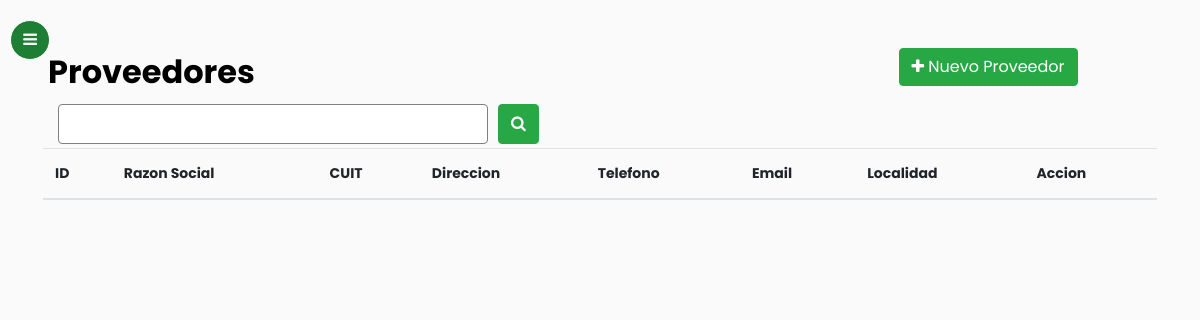
Before: /proveedores/ (signed in) with the older database file.
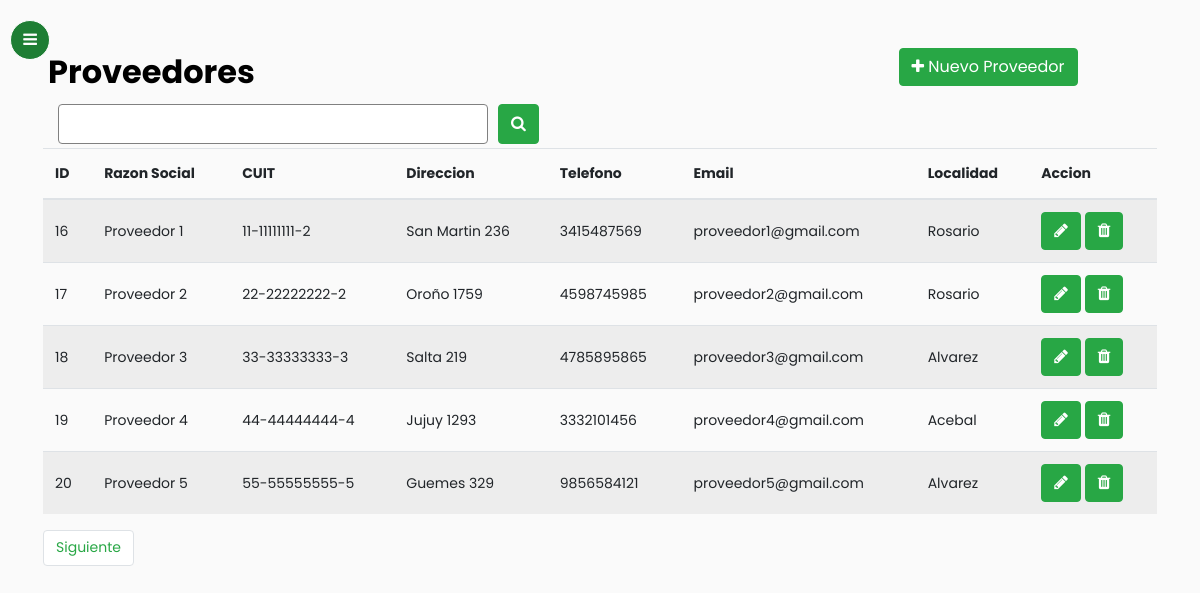
After: the same page with the newer database file.
### gestionStock/models.py (models this page shows, shortened)
class Proveedores(models.Model):
    razon_social = models.TextField(max_length = 30)
    cuit = models.TextField(max_length = 30)
    direccion = models.TextField(max_length = 30)
    telefono = models.TextField(max_length = 30)
    email = models.EmailField()
    localidad = models.ForeignKey(Localidades, on_delete = models.CASCADE)
    class Meta:
        verbose_name_plural = "Proveedores"

class Localidades(models.Model):
    nombre = models.TextField(max_length = 30)
    provincia = models.ForeignKey(Provincias, on_delete = models.CASCADE)
    cod_postal = models.TextField(max_length = 30, null = True)
    class Meta:
        verbose_name_plural = "Localidades"
    def __str__(self):
        return self.nombre

### gestionStock/views.py (the view)
# urls.py: path('proveedores/', login_required(views.ProveedoresList.as_view()), name="proveedor_list"),
class ProveedoresList(ListView):
    model = Proveedores
    queryset = model.objects.all()
    context_object_name = "proveedores"
    template_name = "proveedores.html"
    paginate_by = 5
    def get_queryset(self): # new
        query = self.request.GET.get('buscar')
        if query:
            object_list = Proveedores.objects.filter(
                Q(razon_social__icontains=query) | Q(cuit__icontains=query)
            )
        else:
            object_list = Proveedores.objects.all()
        return object_list

### gestionStock/templates/proveedores.html (shortened to what this page needs)
{% extends "base.html" %}
{% load static %}
{% block content %}
<div class="container-lg">
            <div class="table-title">
                <div class="row">
                    <div class="col-sm-9"><h2><b>Proveedores</b></h2></div>
                    <div class="col-sm-3">
                       <a href="{% url 'proveedor_create' %}"><button type="button" class="btn btn-success add-new"><i class="fa fa-plus"></i> Nuevo Proveedor</button></a>
                    </div>
                </div>
            </div>
            <form method="GET">
                <div class="input-group">
                    <div class="form-row col-md-5">
                      <input id="search-focus col-sm-9" type="search" id="form" class="form-control" name="buscar" />
                    </div>
                    <button type="submit" class="btn btn-success">
                      <i class="fa fa-search"></i>
                    </button>
                  </div>
            </form>
            <div class="form-row">
            <table class="table table-striped  mt-1">
                <thead>
                    <tr>
                        <th class="align-middle">ID</th>
                        <th class="align-middle">Razon Social</th>
                        <th class="align-middle">CUIT</th>
                        <th class="align-middle">Direccion</th>
                        <th class="align-middle">Telefono</th>
                        <th class="align-middle">Email</th>
                        <th class="align-middle">Localidad</th>
                        <th class="align-middle">Accion</th>
                    </tr>
                </thead>
                <tbody>
                    {% for proveedor in proveedores %}
                    <tr>
                        <td class="align-middle">{{proveedor.id}}</td>
                        <td class="align-middle">{{proveedor.razon_social}}</td>
                        <td class="align-middle">{{proveedor.cuit}}</td>
                        <td class="align-middle">{{proveedor.direccion}}</td>
                        <td class="align-middle">{{proveedor.telefono}}</td>
                        <td class="align-middle">{{proveedor.email}}</td>
                        <td class="align-middle">{{proveedor.localidad}}</td>
                        <td class="align-middle">
                            <a href="{% url 'proveedor_update' proveedor.id %}"><button type="button" class="btn btn-success add-new btn-xs"><i class="fa fa-pencil fa-xs" aria-hidden="true"></i></button></a>
                            <a href="{% url 'proveedor_delete' proveedor.id %}"><button type="button" class="btn btn-success add-new btn-xs"><i class="fa fa-trash fa-xs" aria-hidden="true"></i></button></a>
                        </td>
                    </tr>
                    {% endfor %}
                </tbody>
            </table>
                <ul class="pagination justify-content-center">
                  {% if page_obj.has_next %}
                  <li class="page-item"><a class="page-link text-success" href="?page={{ page_obj.next_page_number }}">Siguiente</a></li>
                  {% endif %}
                </ul>
</div>
{% endblock %}

### gestionStock/templates/base.html (shortened to what this page needs)
<!doctype html>
<html lang="es">
  <head>
	{% load static %}
	<link rel="stylesheet" href="https://stackpath.bootstrapcdn.com/font-awesome/4.7.0/css/font-awesome.min.css">
	<link href="{% static 'css/bootstrap.min.css' %}" rel="stylesheet">
	<link rel="stylesheet" href="{% static 'css/style.css' %}">
  </head>
  <body>
		<div class="wrapper d-flex align-items-stretch">
			<nav id="sidebar" class="active bg-success pb-5 position-fixed" style="height: 100%;">
				<div class="custom-menu">
					<button type="button" id="sidebarCollapse" class="btn btn-success active border-white" onclick="devolver()">
	          			<i class="fa fa-bars border-white"></i>
	        		</button>
        		</div>
    		</nav>
			<div id="content" class="p-4 p-md-5 pt-5">
			{% block content %}
			{% endblock %}
		</div>
		</div>
  	</body>
</html>

### gestionStock/templates/proveedores.html (style rules this page uses)
.form-control { border: 1px; border-color: gray; border-style: solid; }
.form-control::placeholder { color: grey; }

Changed rows visible on the page:
added Proveedores: id "16", razon_social "Proveedor 1", cuit "11-11111111-2", direccion "San Martin 236", telefono "3415487569", email "proveedor1@gmail.com", localidad "Rosario"
added Proveedores: id "17", razon_social "Proveedor 2", cuit "22-22222222-2", direccion "Oroño 1759", telefono "4598745985", email "proveedor2@gmail.com", localidad "Rosario"
added Proveedores: id "18", razon_social "Proveedor 3", cuit "33-33333333-3", direccion "Salta 219", telefono "4785895865", email "proveedor3@gmail.com", localidad "Alvarez"
added Proveedores: id "19", razon_social "Proveedor 4", cuit "44-44444444-4", direccion "Jujuy 1293", telefono "3332101456", email "proveedor4@gmail.com", localidad "Acebal"
added Proveedores: id "20", razon_social "Proveedor 5", cuit "55-55555555-5", direccion "Guemes 329", telefono "9856584121", email "proveedor5@gmail.com", localidad "Alvarez"
Other visible differences:
text now shown: "Siguiente"
